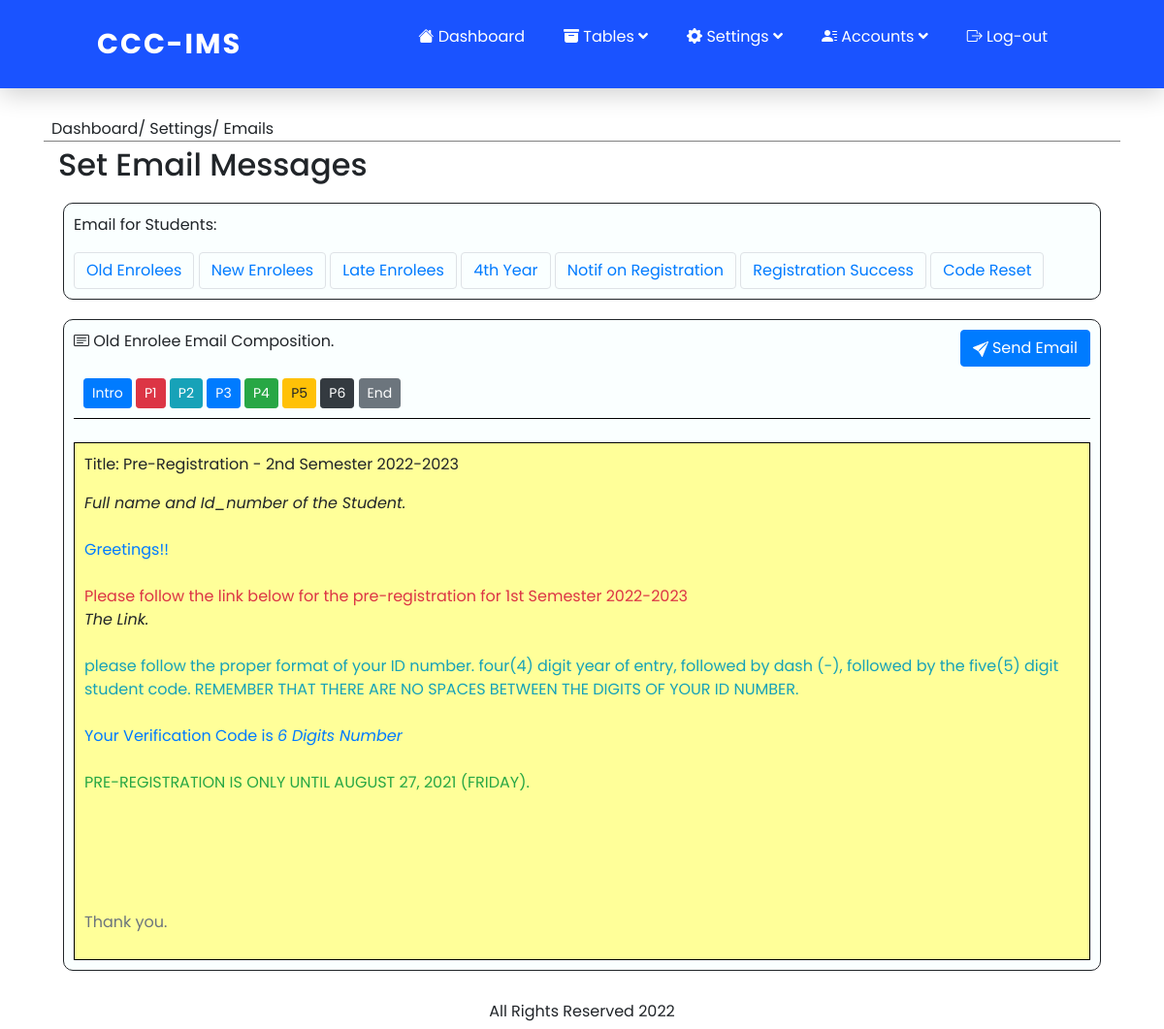
/admin/email_set.php (signed in), run on the app's committed database.
### tables this page shows
CREATE TABLE `email_message` (
  `id` int(11) NOT NULL,
  `title` varchar(100) NOT NULL,
  `intro` text NOT NULL,
  `p_1` text NOT NULL,
  `p_2` text NOT NULL,
  `p_3` text NOT NULL,
  `p_4` text NOT NULL,
  `p_5` text NOT NULL,
  `p_6` text NOT NULL,
  `end` text NOT NULL
);

CREATE TABLE `reg_dates` (
  `id` int(11) NOT NULL,
  `semester` varchar(50) NOT NULL,
  `sy` varchar(50) NOT NULL,
  `date_start` date NOT NULL,
  `date_end` date NOT NULL,
  `status` varchar(50) NOT NULL,
  `set_by` varchar(255) NOT NULL,
  `date_added` timestamp NOT NULL DEFAULT current_timestamp() ON UPDATE current_timestamp()
);

### admin/email_set.php (the view, shortened to what this page needs)
<?php
include 'header.php';
include 'nav.php';
require 'dbcon.php';
?>
<?php
if (!isset($_GET['mail']) || $_GET['mail'] == 'old_e') {
  $title = ' Old Enrolee Email Composition.';
  $id = '1';
}else if ($_GET['mail'] == 'new_e'){
  $title = ' New Enrolee Email Composition.';
  $id = '3';
}else if ($_GET['mail'] == '4th'){
  $title = ' For 4th Year Students.';
  $id = '4';
}else if ($_GET['mail'] == 'late_e'){
  $title = ' Late Enrolees Email Composition.';
  $id = '2';
}else if ($_GET['mail'] == '1st_time_reg'){
  $title = ' First Time Pre Registration.';
  $id = '5';
}else if ($_GET['mail'] == 'reg_success'){
  $title = ' Registration Success.';
  $id = '6';
}else if ($_GET['mail'] == 'code_reset'){
  $title = ' Code Reset.';
  $id = '7';
}
$query = $conn->query("SELECT * FROM `email_message` WHERE `id` = '$id'");
$message = $query->fetch_assoc();
$query1 = $conn->query('SELECT * FROM `reg_dates` ORDER BY `id` DESC LIMIT 1 ');
$result = $query1->fetch_assoc();
?>
<div class="container" >
  <div style="border-bottom: 1px solid grey; margin-bottom: 5px;" >
     <span class="p-2">Dashboard/ Settings/ Emails</span>
  </div>
</div>
<div class="container">
    <div  class="col-md-12">
      <h2>Set Email Messages</h2>
    </div>
<div style="border:1px solid; margin:20px; padding:10px; border-radius:10px; background-color:    hsl(180, 100%, 99%);" class="">
  <p>Email for Students:</p>
<div class="row">
    <div class="col-md-12">
      <a class="btn btn-link border border-default" href="email_set.php?mail=old_e">Old Enrolees</a>
      <a class="btn btn-link border border-default" href="email_set.php?mail=new_e">New Enrolees</a>
      <a class="btn btn-link border border-default" href="email_set.php?mail=late_e">Late Enrolees</a>
      <a class="btn btn-link border border-default" href="email_set.php?mail=4th">4th Year</a>
      <a class="btn btn-link border border-default" href="email_set.php?mail=1st_time_reg">Notif on Registration</a>
      <a class="btn btn-link border border-default" href="email_set.php?mail=reg_success">Registration Success</a>
      <a class="btn btn-link border border-default" href="email_set.php?mail=code_reset">Code Reset</a>
    </div>
</div>
</div>
<div id="New_Enrolees" style="border:1px solid; margin:20px; padding:10px; border-radius:10px; background-color:  hsl(180, 100%, 99%);">
  <div>
  <?php if ($id == 1 || $id ==2 || $id ==3) {
   ?>
  <p><i class="bi bi-card-text"></i><?=$title?><button type="button" class="float-right btn btn-primary btn-xl" data-toggle='modal' data-target='#send'> Send Email</button>
  </p>
<?php }else{ ?>
  <p><i class="bi bi-card-text"></i><?=$title?>
  </p>
<?php } ?>
    <div style="border-bottom: 1px solid black; padding:10px">
      <button class="btn btn-primary btn-sm"  data-toggle='modal' data-target='#Intro'>Intro</button>
      <button class="btn btn-danger btn-sm"  data-toggle='modal' data-target='#P1'>P1</button>
      <button class="btn btn-info btn-sm"  data-toggle='modal' data-target='#P2'>P2</button>
      <button class="btn btn-primary btn-sm"  data-toggle='modal' data-target='#P3'>P3</button>
      <button class="btn btn-success btn-sm"  data-toggle='modal' data-target='#P4'>P4</button>
      <button class="btn btn-warning btn-sm"  data-toggle='modal' data-target='#P5'>P5</button>
      <button class="btn btn-dark  btn-sm"  data-toggle='modal' data-target='#P6'>P6</button>
      <button class="btn btn-secondary btn-sm"  data-toggle='modal' data-target='#End'>End</button>
    </div>
    <br>
    <div style="border: 1px solid black; padding: 10px; background-color: #ffff99; ">
    <?php include 'email_setMessage.php';?>
    </div>
  </div>
</div>
</div>
<?php
include 'footer.php';
 ?>

### admin/email_setMessage.php
<?php if ( !isset($_GET['mail']) || $_GET['mail'] == 'old_e'){ ?>
    <p>Title: <?=$message['title']?> - <?=$result['semester']?> Semester <?=$result['sy']?></p>
    <p><i>Full name and Id_number of the Student.</i><span class="text-primary"><br><br><?php echo $message['intro']."</span><br><br><span class='text-danger'>".$message['p_1'] ."</span><br><i> The Link.</i><br><br><span class='text-info'>".$message['p_2'] ."</span><br><br><span class='text-primary'>".$message['p_3'] ."<i> 6 Digits Number</i></span><br><br><span class='text-success'>".$message['p_4'] ."</span><br><br><span class='text-warning'>".$message['p_5']."</span><br><br><span class='text-dark'>". $message['p_6']."</span><br><br><span class='text-secondary'>". $message['end']  ?></span></p>
<?php }else if ($_GET['mail'] == 'new_e'){ ?>
    <p>Title: <?=$message['title']?> - <?=$result['semester']?> Semester <?=$result['sy']?></p>
    <p><i>Full name and Id_number of the Student.</i><span class="text-primary"><br><br><?php echo $message['intro']."</span><br><br><span class='text-danger'>".$message['p_1'] ."</span><br><i> The Link.</i><br><br><span class='text-info'>".$message['p_2'] ."</span><br><br><span class='text-primary'>".$message['p_3'] ."</span><br><br><span class='text-success'>".$message['p_4'] ."</span><br><br><span class='text-warning'>".$message['p_5']."</span><br><br><span class='text-dark'>". $message['p_6']."</span><br><br><span class='text-secondary'>". $message['end']  ?></span></p>
<?php }else if ($_GET['mail'] == 'late_e'){ ?>
    <p>Title: <?=$message['title']?> - <?=$result['semester']?> Semester <?=$result['sy']?></p>
    <p><i>Full name and Id_number of the Student.</i><span class="text-primary"><br><br><?php echo $message['intro']."</span><br><br><span class='text-danger'>".$message['p_1'] ."</span><br><br><span class='text-info'>".$message['p_2'] ."</span><br><br><span class='text-primary'>".$message['p_3'] ."</span><br><br><span class='text-success'>".$message['p_4'] ."</span><br><br><span class='text-warning'>".$message['p_5']."</span><br><br><span class='text-dark'>". $message['p_6']."</span><br><br><span class='text-secondary'>". $message['end']  ?></span></p>
<?php }else if ($_GET['mail'] == '4th'){ ?>
    <p>Title: <?=$message['title']?> - <?=$result['semester']?> Semester <?=$result['sy']?></p>
    <p><i>Full name and Id_number of the Sudent.</i><span class="text-primary"><br><br><?php echo $message['intro']."</span><br><br><span class='text-danger'>".$message['p_1'] ."</span><br><i> Time and Date.</i><br><br><span class='text-info'>".$message['p_2'] ."</span><br><br><span class='text-primary'>".$message['p_3'] ."</span><br><br><span class='text-success'>".$message['p_4'] ."</span><br><br><span class='text-warning'>".$message['p_5']."</span><br><br><span class='text-dark'>". $message['p_6']."</span><br><br><span class='text-secondary'>". $message['end']  ?></span></p>
<?php }else if ($_GET['mail'] == '1st_time_reg'){ ?>
    <p>Title: <?=$message['title']?> - <?=$result['semester']?> Semester <?=$result['sy']?></p>
    <p><i>Full name and Id_number of the Student.</i><span class="text-primary"><br><br><?php echo $message['intro']."</span><br><br><span class='text-danger'>".$message['p_1'] ."</span><br><i> The Link.</i><br><br><span class='text-info'>".$message['p_2'] ."</span><br><br><span class='text-primary'>".$message['p_3'] ."</span><br><br><span class='text-success'>".$message['p_4'] ."</span><br><br><span class='text-warning'>".$message['p_5']."</span><br><br><span class='text-dark'>". $message['p_6']."</span><br><br><span class='text-secondary'>". $message['end']  ?></span></p>
<?php }else if ($_GET['mail'] == 'reg_success'){ ?>
    <p>Title: <?=$message['title']?> - <?=$result['semester']?> Semester <?=$result['sy']?></p>
    <p><i>Full name and Id_number of the Student.</i><span class="text-primary"><br><br><?php echo $message['intro']."</span><br><br><span class='text-danger'>".$message['p_1'] ."</span><br><i> Time and Date.</i><br><br><span class='text-info'>".$message['p_2'] ."</span><br><br><span class='text-primary'>".$message['p_3'] ."</span><br><br><span class='text-success'>".$message['p_4'] ."</span><br><br><span class='text-warning'>".$message['p_5']."</span><br><br><span class='text-dark'>". $message['p_6']."</span><br><br><span class='text-secondary'>". $message['end']  ?></span></p>
<?php }else if ($_GET['mail'] == 'code_reset'){ ?>
    <p>Title: <?=$message['title']?> - <?=$result['semester']?> Semester <?=$result['sy']?></p>
    <p><i>Full name and Id_number of the Student.</i><span class="text-primary"><br><br><?php echo $message['intro']."</span><br><br><span class='text-danger'>".$message['p_1'] ."</span><br><i> The Link.</i><br><br><span class='text-info'>".$message['p_2'] ."</span><i> New 6 Digits Number<br><br><span class='text-primary'>".$message['p_3'] ."</span><br><br><span class='text-success'>".$message['p_4'] ."</span><br><br><span class='text-warning'>".$message['p_5']."</span><br><br><span class='text-dark'>". $message['p_6']."</span><br><br><span class='text-secondary'>". $message['end']  ?></span></p>
<?php } ?>

### admin/css/nav.css (style rules this page uses)
* { margin: 0; padding: 0; box-sizing: border-box; font-family: "Poppins", sans-serif; }

### data on the page
email_message: title "Pre-Registration", intro "Greetings!!", p_1 "Please follow the link below for the pre-registration for 1st Semester 2022-2023", p_2 "please follow the proper format of your ID number. four(4) digit year of entry, followed by dash (-), followed by the five(5) digit student code. REMEMBER THAT THERE ARE NO SPACES BETWEEN THE DIGITS OF YOUR ID NUMBER.", p_3 "Your Verification Code is", p_4 "PRE-REGISTRATION IS ONLY UNTIL AUGUST 27, 2021 (FRIDAY).", end "Thank you."
reg_dates: semester "2nd", sy "2022-2023"

### other printed values
$title "Old Enrolee Email Composition."
